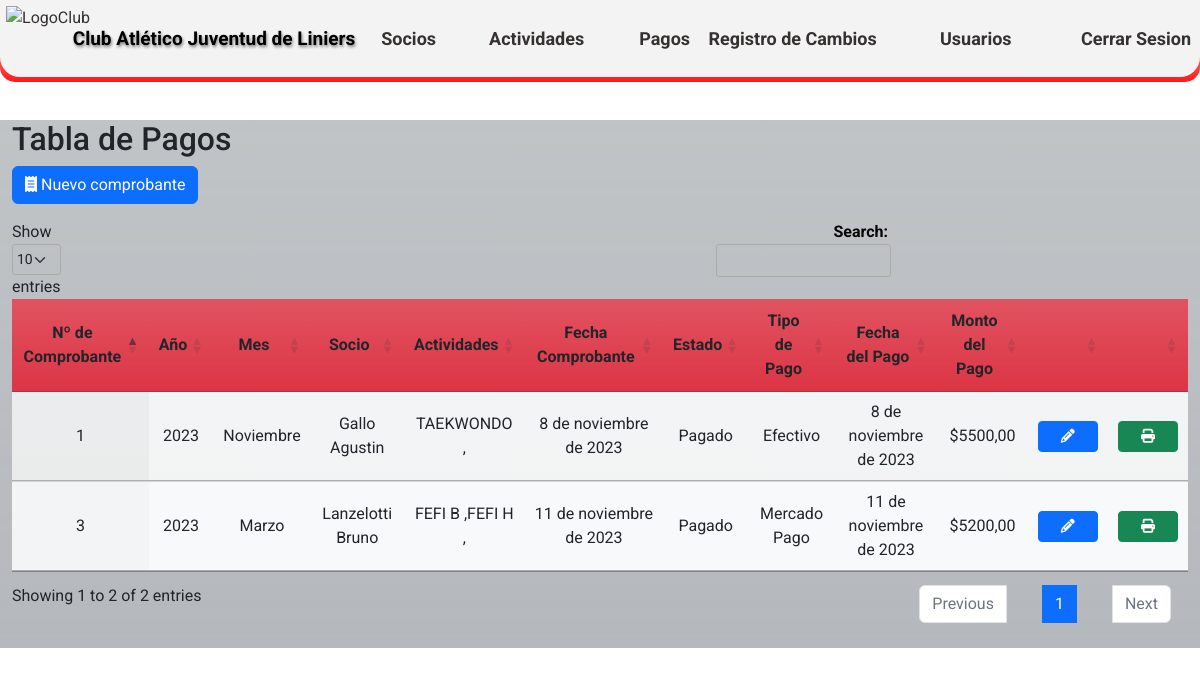
Screenshot of /pagos/ (signed in) with the database file from the repository.
### CAJL/aplications/payments/models.py (models this page shows, shortened)
class payments (models.Model):
    EST_CHOICES =(
        ('0','Pagado'),
        ('1','Pago Parcial'),
        ('2','No Definido'),
    )
    TIP_CHOICES =(
        ('0','Efectivo'),
        ('1','Mercado Pago'),
        ('2','Transferencia'),
        ('3','No Definido'),
    )
    MES_CHOICES =(
        ('0', 'Enero'),
        ('1', 'Febrero'),
        ('2', 'Marzo'),
        ('3', 'Abril'),
        ('4', 'Mayo'),
        ('5', 'Junio'),
        ('6', 'Julio'),
        ('7', 'Agosto'),
        ('8', 'Septiembre'),
        ('9', 'Octubre'),
        ('10', 'Noviembre'),
        ('11', 'Diciembre'),
    )
    fecha_comprobante = models.DateField('Fecha del comprobante')
    anio = models.IntegerField('Año facturado', blank=True)
    mes = models.CharField('Mes facturado',max_length=2,choices=MES_CHOICES, blank=True)
    socio = models.ForeignKey(partners, on_delete=models.CASCADE)
    actividades = models.ManyToManyField(activities)
    observacion = models.CharField('Observacion',max_length=50, blank=True)
    estado = models.CharField('Estado',max_length=1, choices=EST_CHOICES)
    tipo_pago = models.CharField('Tipo de pago',max_length=1, choices=TIP_CHOICES)
    nombre_quien_paga = models.CharField ('Nombre de la persona que paga', max_length=30, blank=True)
    fecha_pago = models.DateField ('Fecha del pago')
    monto_pago = models.DecimalField('Monto del pago',max_digits=10, decimal_places=2)
    user = models.ForeignKey(User, on_delete=models.CASCADE)
    class Meta:
        verbose_name = 'Pago'
        verbose_name_plural = 'Pagos del club'
        ordering = ['-fecha_comprobante']

### CAJL/aplications/partners/models.py (models this page shows, shortened)
class partners (models.Model):
    nombre_completo = models.CharField('Nombre completo', max_length=50, validators=[letters_only_validator], blank=True)
    dni = models.IntegerField('DNI',blank=True)
    fecha_nacimiento = models.DateField('Fecha de nacimiento',blank=True, null=True)
    direccion = models.CharField('Dirección', max_length=50, blank=True)
    DISTRICT_CHOICES = location.LOC_CHOICES
    distrito = models.CharField('Distrito',max_length=2, choices=DISTRICT_CHOICES, blank=True)
    localidad = models.ForeignKey(location, on_delete=models.CASCADE, blank=True)
    telefono1 = models.CharField('Teléfono 1',max_length=15, blank=True)
    telefono2 = models.CharField('Teléfono 2',max_length=15,blank=True)
    actividades = models.ManyToManyField(activities)
    correo = models.EmailField('Email',max_length=40,blank=True)
    descripcion = models.CharField('Descripción',max_length=50, blank=True)
    apto_fisico = models.BooleanField('Apto físico',default=False)
    fecha_emisión_apto_físico = models.DateField ('Fecha de emisión del apto físico',blank=True, null=True)
    fecha_emisión_fichaje = models.DateField ('Fecha de emisión del fichaje',blank=True, null=True)
    compite = models.BooleanField('Fichado',default=False)
    socio_activo = models.BooleanField('Socio activo',default=False)
    user = models.ForeignKey(User, on_delete=models.CASCADE)
    class Meta:
        verbose_name = 'Socio'
        verbose_name_plural = 'Socios del club'
        ordering = ['id']

### CAJL/aplications/activities/models.py (models this page shows, shortened)
class activities (models.Model):
    ACTIV_CHOICES =(
        ('0', 'Mensual'),
        ('1', 'Porcentaje'),
        ('2', 'Alquiler'),
    )
    nombre_actividad = models.CharField ('Nombre de la actividad',max_length=30)
    tipo_actividad = models.CharField('Tipo de la actividad',max_length=2, choices=ACTIV_CHOICES, default='0')
    descripcion = models.CharField('Descripción', max_length=50, blank=True)
    user = models.ForeignKey(User, on_delete=models.CASCADE)
    class Meta:
        verbose_name = 'Actividad'
        verbose_name_plural = 'Actividades del club'
        ordering = ['id']

### CAJL/aplications/payments/views.py (the view)
# urls.py: path('pagos/', views.payments_list, name='payments_list'),
@login_required
def payments_list(request):
    payments_data = payments.objects.all()
    context = {'payments_data': payments_data}
    return render(request, 'payments/payments_list.html', context)

### templates/payments/payments_list.html (shortened to what this page needs)
{% extends 'loginregister/base.html' %}
{% block content %}
{% load static %}
<!DOCTYPE html>
<html>
<head>
    <link rel="stylesheet" type="text/css" href={% static 'css/Estilos_DT.css' %} media="screen">
    <link rel="stylesheet" href="https://cdnjs.cloudflare.com/ajax/libs/font-awesome/6.2.0/css/all.min.css"/>
    <link rel="stylesheet" type="text/css" href="https://cdn.datatables.net/1.10.25/css/jquery.dataTables.min.css">
</head>
<body>
    <br>
    <br>
    <br>
    <br>
    <div class="container h-60 my-4">
        <div class="row">
            <div class="col-xl-12 bg-secondary bg-gradient bg-opacity-50">
                <h2>Tabla de Pagos</h2>
                <div class="row mb-3">
                    <div class="col-md-6">
                        <button id="btn_Comprobante" class="btn btn-primary"><i class="fa-solid fa-receipt"></i></i> Nuevo comprobante</button>
                    </div>
                </div>
            <table id="payments-table" class="display table table-striped">
                <thead>
                    <tr class="bg-danger bg-gradient">
                        <th class="centered bg-danger bg-gradient">Nº de Comprobante</th>
                        <th class="centered bg-danger bg-gradient">Año</th>
                        <th class="centered bg-danger bg-gradient">Mes</th>
                        <th class="centered bg-danger bg-gradient">Socio</th>
                        <th class="centered bg-danger bg-gradient">Actividades</th>
                        <th class="centered bg-danger bg-gradient">Fecha Comprobante</th>
                        <th class="centered bg-danger bg-gradient">Estado</th>
                        <th class="centered bg-danger bg-gradient">Tipo de Pago</th>
                        <th class="centered bg-danger bg-gradient">Fecha del Pago</th>
                        <th class="centered bg-danger bg-gradient">Monto del Pago</th>
                        <th class="centered bg-danger bg-gradient"></th>
                        <th class="centered bg-danger bg-gradient"></th>
                    </tr>
                </thead>
                <tbody class="bg-light bg-gradient">
                        {% for payment in payments_data %}
                    <tr>
                        <td class="centered">{{ payment.id}}</td>
                        <td class="centered">{{ payment.anio}}</td>
                        <td class="centered">{{ payment.get_mes_display}}</td>
                        <td class="centered">{{ payment.socio.nombre_completo }}</td>
                        <td class="centered">{% for actividad in payment.actividades.all %}{{ actividad.nombre_actividad }} ,{% endfor %}</td>
                        <td class="centered">{{ payment.fecha_comprobante }}</td>
                        <td class="centered">{{ payment.get_estado_display }}</td>
                        <td class="centered">{{ payment.get_tipo_pago_display }}</td>
                        <td class="centered">{{ payment.fecha_pago }}</td>
                        <td class="centered">${{ payment.monto_pago }}</td>
                        <td class="centered">
                            <a href={% url 'detalles_comprobante' payments_id=payment.id %} class="btn btn-sm btn-primary btn-custom-width">
                                <i class="fas fa-pencil-alt"></i>
                            </a>
                        </td>
                        <td class="centered">
                            <a href={% url 'imprimir_comprobante' payments_id=payment.id %} class="btn btn-sm btn-success btn-custom-width">
                                <i class="fas fa-print"></i>
                            </a>
                        </td>
                    </tr>
                        {% endfor %}
                </tbody>
            </table>
        </div>
    </div>
</div>
</body>
</html>
{% endblock %}

### static/css/EstilosHome1.css (style rules this page uses)
* { margin: 0; padding: 0; box-sizing: border-box; font-family: 'Roboto', sans-serif; }
body { background-color: #d1d6c1; margin: 0; padding: 0; background-image: url('https://github.com/MarcoNu97/Proyectos-Django/blob/main/Club-Atletico-Juventud-De-Liniers/static/images/Interior%20del%20Club.jpg?raw=true'); background-size: cover; background-position: center; background-attachment: fixed; background-repeat: no-repeat; }

### static/css/Estilos_DT.css (style rules this page uses)
div.container { max-width: 1300px; }
.centered { text-align: center !important; vertical-align: middle !important; }
.btn-custom-width { width: 60px; }

### rows the page displays
payments: id "3", anio "2023", mes "Marzo", socio.nombre_completo "Lanzelotti Bruno", fecha_comprobante "11 de noviembre de 2023", estado "Pagado", tipo_pago "Mercado Pago", fecha_pago "11 de noviembre de 2023", monto_pago "5200,00"
activities: nombre_actividad "FEFI B"
activities: nombre_actividad "FEFI H"
payments: id "1", anio "2023", mes "Noviembre", socio.nombre_completo "Gallo Agustin", fecha_comprobante "8 de noviembre de 2023", estado "Pagado", tipo_pago "Efectivo", fecha_pago "8 de noviembre de 2023", monto_pago "5500,00"
activities: nombre_actividad "TAEKWONDO"
